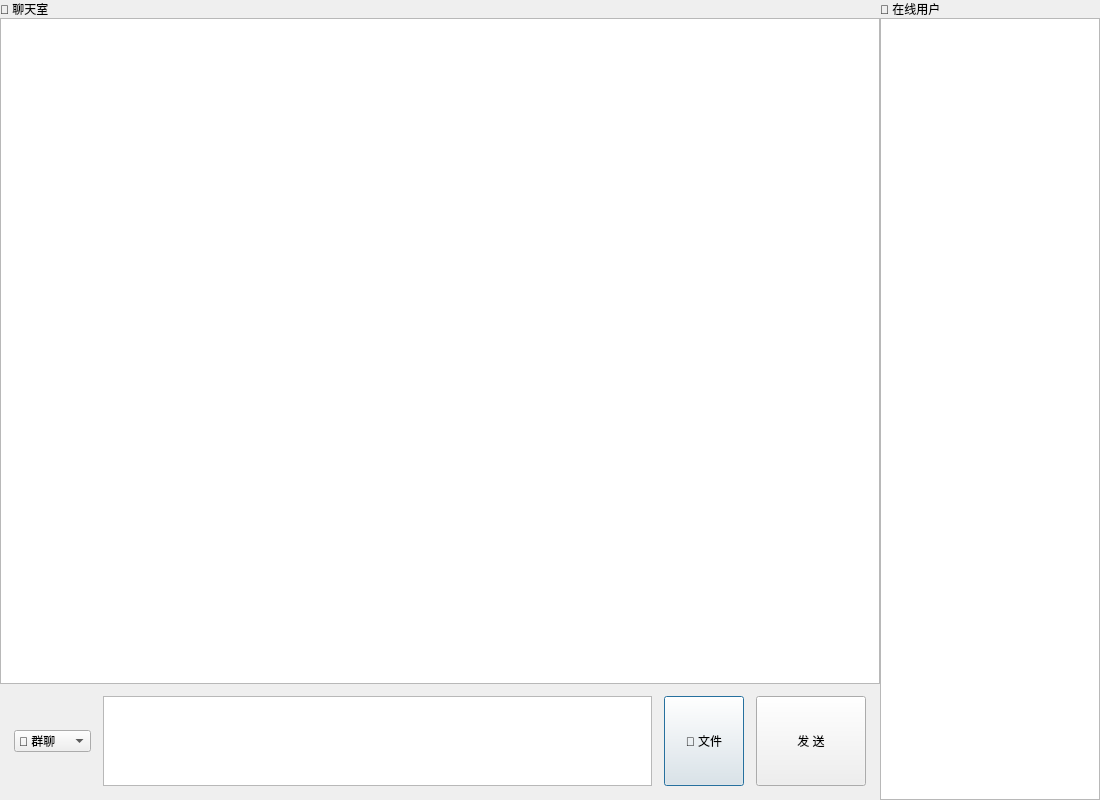
<?xml version="1.0" encoding="UTF-8"?>
<ui version="4.0">
 <class>ChatDialog</class>
 <widget class="QDialog" name="ChatDialog">
  <property name="geometry">
   <rect>
    <x>0</x>
    <y>0</y>
    <width>1100</width>
    <height>800</height>
   </rect>
  </property>
  <property name="minimumSize">
   <size>
    <width>800</width>
    <height>600</height>
   </size>
  </property>
  <property name="windowTitle">
   <string>聊天室</string>
  </property>
  <property name="styleSheet">
   <string notr="true">QDialog {
    background-color: #f5f6fa;
}
QLabel#lblHeader {
    color: #2c3e50;
    font-size: 26px;
    font-weight: bold;
    padding: 14px 20px;
    background-color: #ffffff;
    border-bottom: 1px solid #e0e0e0;
}
QTextBrowser#edtRecord {
    border: none;
    background-color: #ffffff;
    font-size: 24px;
    padding: 14px 20px;
}
QPlainTextEdit#edtMsg {
    border: 2px solid #e0e0e0;
    border-radius: 10px;
    background-color: #ffffff;
    font-size: 24px;
    padding: 10px 14px;
    selection-background-color: #4a90d9;
}
QPlainTextEdit#edtMsg:focus {
    border: 2px solid #4a90d9;
}
QPushButton#btnSend {
    background-color: #4a90d9;
    color: #ffffff;
    border: none;
    border-radius: 10px;
    font-size: 22px;
    font-weight: bold;
    padding: 10px 24px;
}
QPushButton#btnSend:hover {
    background-color: #3a7bc8;
}
QPushButton#btnSend:pressed {
    background-color: #2e6ab5;
}
QPushButton#btnSendFile {
    background-color: #27ae60;
    color: #ffffff;
    border: none;
    border-radius: 10px;
    font-size: 18px;
    font-weight: bold;
    padding: 10px 18px;
}
QPushButton#btnSendFile:hover {
    background-color: #219a52;
}
QPushButton#btnSendFile:pressed {
    background-color: #1e8449;
}
QComboBox#cmbMode {
    border: 2px solid #e0e0e0;
    border-radius: 10px;
    background-color: #ffffff;
    font-size: 18px;
    padding: 8px 14px;
    min-width: 140px;
}
QComboBox#cmbMode::drop-down {
    border: none;
    width: 30px;
}
QComboBox#cmbMode QAbstractItemView {
    border: 2px solid #e0e0e0;
    border-radius: 6px;
    background-color: #ffffff;
    font-size: 18px;
    padding: 4px;
    selection-background-color: #4a90d9;
    selection-color: #ffffff;
}
QLabel#lblUsers {
    color: #2c3e50;
    font-size: 18px;
    font-weight: bold;
    padding: 10px 14px;
    background-color: #ffffff;
    border-bottom: 1px solid #e0e0e0;
}
QListWidget#lstUsers {
    border: none;
    background-color: #ffffff;
    font-size: 18px;
    padding: 8px;
    outline: none;
}
QListWidget#lstUsers::item {
    padding: 10px 14px;
    border-bottom: 1px solid #f0f0f0;
    border-radius: 6px;
}
QListWidget#lstUsers::item:hover {
    background-color: #eaf4ff;
}
QListWidget#lstUsers::item:selected {
    background-color: #4a90d9;
    color: #ffffff;
}</string>
  </property>
  <layout class="QHBoxLayout" name="outerLayout">
   <property name="spacing">
    <number>0</number>
   </property>
   <property name="leftMargin">
    <number>0</number>
   </property>
   <property name="topMargin">
    <number>0</number>
   </property>
   <property name="rightMargin">
    <number>0</number>
   </property>
   <property name="bottomMargin">
    <number>0</number>
   </property>
   <item>
    <widget class="QWidget" name="chatArea" native="true">
     <layout class="QVBoxLayout" name="chatLayout">
      <property name="spacing">
       <number>0</number>
      </property>
      <property name="leftMargin">
       <number>0</number>
      </property>
      <property name="topMargin">
       <number>0</number>
      </property>
      <property name="rightMargin">
       <number>0</number>
      </property>
      <property name="bottomMargin">
       <number>0</number>
      </property>
      <item>
       <widget class="QLabel" name="lblHeader">
        <property name="text">
         <string>💬 聊天室</string>
        </property>
       </widget>
      </item>
      <item>
       <widget class="QTextBrowser" name="edtRecord">
        <property name="readOnly">
         <bool>true</bool>
        </property>
       </widget>
      </item>
      <item>
       <layout class="QHBoxLayout" name="inputLayout">
        <property name="spacing">
         <number>12</number>
        </property>
        <property name="leftMargin">
         <number>14</number>
        </property>
        <property name="topMargin">
         <number>12</number>
        </property>
        <property name="rightMargin">
         <number>14</number>
        </property>
        <property name="bottomMargin">
         <number>14</number>
        </property>
        <item>
         <widget class="QComboBox" name="cmbMode">
          <property name="cursor">
           <cursorShape>PointingHandCursor</cursorShape>
          </property>
          <item>
           <property name="text">
            <string>💬 群聊</string>
           </property>
          </item>
          <item>
           <property name="text">
            <string>🤖 私聊AI</string>
           </property>
          </item>
          <item>
           <property name="text">
            <string>👤 私聊</string>
           </property>
          </item>
         </widget>
        </item>
        <item>
         <widget class="QPlainTextEdit" name="edtMsg">
          <property name="maximumSize">
           <size>
            <width>16777215</width>
            <height>90</height>
           </size>
          </property>
         </widget>
        </item>
        <item>
         <widget class="QPushButton" name="btnSendFile">
          <property name="minimumSize">
           <size>
            <width>80</width>
            <height>65</height>
           </size>
          </property>
          <property name="maximumSize">
           <size>
            <width>100</width>
            <height>90</height>
           </size>
          </property>
          <property name="cursor">
           <cursorShape>PointingHandCursor</cursorShape>
          </property>
          <property name="text">
           <string>📎 文件</string>
          </property>
         </widget>
        </item>
        <item>
         <widget class="QPushButton" name="btnSend">
          <property name="minimumSize">
           <size>
            <width>110</width>
            <height>65</height>
           </size>
          </property>
          <property name="maximumSize">
           <size>
            <width>130</width>
            <height>90</height>
           </size>
          </property>
          <property name="cursor">
           <cursorShape>PointingHandCursor</cursorShape>
          </property>
          <property name="text">
           <string>发 送</string>
          </property>
         </widget>
        </item>
       </layout>
      </item>
     </layout>
    </widget>
   </item>
   <item>
    <widget class="QWidget" name="userArea" native="true">
     <property name="minimumSize">
      <size>
       <width>180</width>
       <height>0</height>
      </size>
     </property>
     <property name="maximumSize">
      <size>
       <width>220</width>
       <height>16777215</height>
      </size>
     </property>
     <layout class="QVBoxLayout" name="userLayout">
      <property name="spacing">
       <number>0</number>
      </property>
      <property name="leftMargin">
       <number>0</number>
      </property>
      <property name="topMargin">
       <number>0</number>
      </property>
      <property name="rightMargin">
       <number>0</number>
      </property>
      <property name="bottomMargin">
       <number>0</number>
      </property>
      <item>
       <widget class="QLabel" name="lblUsers">
        <property name="text">
         <string>👥 在线用户</string>
        </property>
       </widget>
      </item>
      <item>
       <widget class="QListWidget" name="lstUsers">
        <property name="cursor">
         <cursorShape>PointingHandCursor</cursorShape>
        </property>
       </widget>
      </item>
     </layout>
    </widget>
   </item>
  </layout>
 </widget>
 <resources/>
 <connections/>
</ui>
